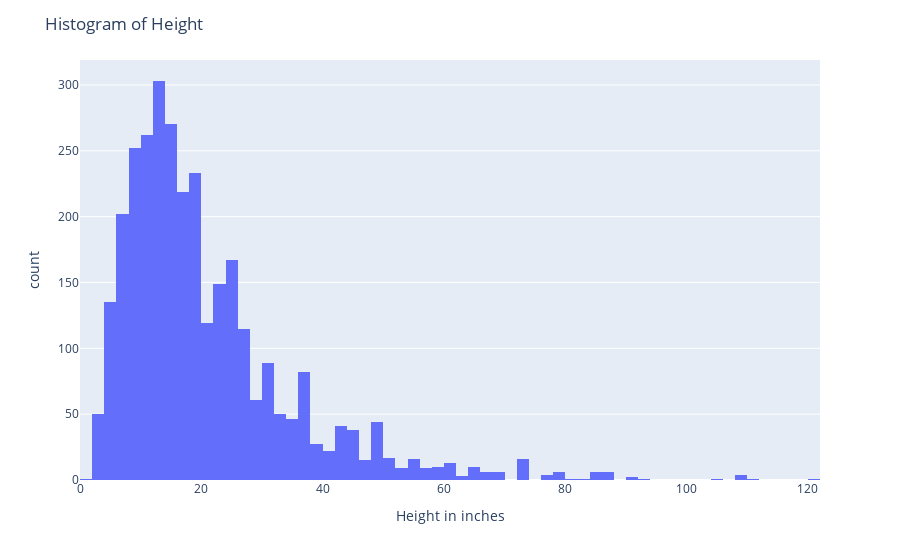

Notebook code cell kept with this figure:
### Code cell
fig = px.histogram(DFdim,
                   x = 'Height_in',
                   nbins = 100)

fig.update_layout(bargap = 0,
                  title = "Histogram of Height",
                  xaxis_title = "Height in inches")

### Figure 1 — Plotly figure (JSON) as saved in the notebook; plotly's stock layout.template omitted (floating-point values rounded to 4 significant figures; data arrays with more than 128 entries replaced by an {"elided": "..."} marker saying what was removed)
{"data": [{"alignmentgroup": "True", "bingroup": "x", "hovertemplate": "Height_in=%{x}<br>count=%{y}<extra></extra>", "legendgroup": "", "marker": {"color": "#636efa", "pattern": {"shape": ""}}, "name": "", "nbinsx": 100, "offsetgroup": "", "orientation": "v", "showlegend": false, "type": "histogram", "x": {"elided": "3393 float values"}, "xaxis": "x", "yaxis": "y"}], "layout": {"autosize": true, "bargap": 0, "barmode": "relative", "legend": {"tracegroupgap": 0}, "margin": {"t": 60}, "title": {"text": "Histogram of Height"}, "xaxis": {"anchor": "y", "autorange": true, "domain": [0, 1], "range": [0, 122], "title": {"text": "Height in inches"}, "type": "linear"}, "yaxis": {"anchor": "x", "autorange": true, "domain": [0, 1], "range": [0, 318.9], "title": {"text": "count"}}}}
